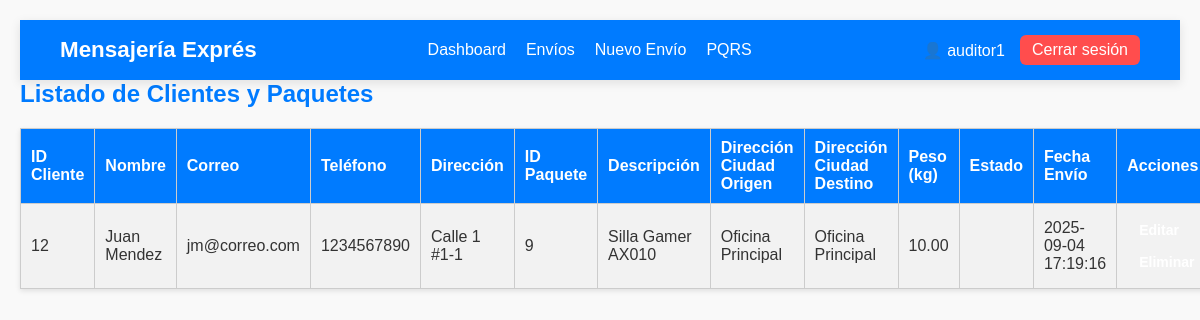
Page /listar_clientes.php (signed in) on the committed database.
### tables this page shows
CREATE TABLE `paquetes` (
  `id_paquete` int(11) NOT NULL,
  `id_cliente` int(11) NOT NULL,
  `descripcion` varchar(255) DEFAULT NULL,
  `peso` decimal(5,2) DEFAULT NULL,
  `estado` varchar(50) DEFAULT 'enviado',
  `fecha_envio` datetime DEFAULT current_timestamp(),
  `ciudad_origen` varchar(100) NOT NULL DEFAULT 'Oficina Principal',
  `ciudad_destino` varchar(100) NOT NULL DEFAULT 'Oficina Principal'
);

CREATE TABLE `clientes` (
  `id_cliente` int(11) NOT NULL,
  `nombre` varchar(100) NOT NULL,
  `correo` varchar(100) NOT NULL,
  `telefono` varchar(20) DEFAULT NULL,
  `direccion` text DEFAULT NULL
);

### listar_clientes.php (the view, shortened to what this page needs)
<?php
include "bd/conexion.php";
include "menu.php";
function h($value) {
    return htmlspecialchars($value ?? '', ENT_QUOTES, 'UTF-8');
}
$sql = "SELECT c.id_cliente, c.nombre, c.correo, c.telefono, c.direccion,
               p.id_paquete, p.descripcion, p.ciudad_origen, p.ciudad_destino, p.peso, p.estado, p.fecha_envio
        FROM clientes c
        LEFT JOIN paquetes p ON c.id_cliente = p.id_cliente
        ORDER BY c.id_cliente DESC";
$result = $conn->query($sql);
?>
<!DOCTYPE html>
<html lang="es">
<head>
  <link rel="stylesheet" href="css/estilos.css">
</head>
<body>
<h2>Listado de Clientes y Paquetes</h2>
<table>
  <tr>
    <th>ID Cliente</th>
    <th>Nombre</th>
    <th>Correo</th>
    <th>Teléfono</th>
    <th>Dirección</th>
    <th>ID Paquete</th>
    <th>Descripción</th>
    <th>Dirección Ciudad Origen</th>
    <th>Dirección Ciudad Destino</th>
    <th>Peso (kg)</th>
    <th>Estado</th>
    <th>Fecha Envío</th>
    <th>Acciones</th>
  </tr>
<?php if ($result && $result->num_rows > 0): ?>
  <?php while($row = $result->fetch_assoc()): ?>
    <tr>
      <td><?= h($row['id_cliente']) ?></td>
      <td><?= h($row['nombre']) ?></td>
      <td><?= h($row['correo']) ?></td>
      <td><?= h($row['telefono']) ?></td>
      <td><?= h($row['direccion']) ?></td>
      <td><?= h($row['id_paquete']) ?></td>
      <td><?= h($row['descripcion']) ?></td>
      <td><?= h($row['ciudad_origen']) ?></td>
      <td><?= h($row['ciudad_destino']) ?></td>
      <td><?= h($row['peso']) ?></td>
      <td><?= h($row['estado']) ?></td>
      <td><?= h($row['fecha_envio']) ?></td>
      <td class="acciones">
        <a class="EditarBotonAcciones" href="editar_cliente.php?id=<?= urlencode($row['id_cliente']) ?>">Editar</a>
        <a class="EditarBotonAcciones" href="#" onclick="confirmarEliminar(<?= $row['id_cliente'] ?>)">Eliminar</a>
      </td>
    </tr>
  <?php endwhile; ?>
<?php else: ?>
  <tr><td colspan="11">No hay registros</td></tr>
<?php endif; ?>
</table>
</body>
</html>

### CSS/estilos.css (style rules this page uses)
* { margin: 0; padding: 0; box-sizing: border-box; }
body { font-family: Arial, sans-serif; margin: 20px; background: #f9f9f9; color: #333; }
h1, h2 { color: #007bff; }
a { text-decoration: none; color: #007bff; }
table { border-collapse: collapse; width: 100%; margin-top: 20px; background: white; box-shadow: 0px 2px 5px rgba(0,0,0,0.1); }
th, td { border: 1px solid #ccc; padding: 10px; text-align: left; }
th { background: #007bff; color: white; }
tr:nth-child(even) { background: #f2f2f2; }
.acciones a { padding: 6px 10px; border-radius: 5px; margin: 2px; color: white; font-size: 14px; display: inline-block; }

### listar_clientes.php (style rules this page uses)
.EditarBotonAcciones { display: block; color: #000000ff; border: none; padding: 3px 5px; font-size: 15px; font-weight: bold; cursor: pointer; width: 100%; position: relative; overflow: hidden; }

### rows in the picture
paquetes: id_cliente.id_cliente "12", id_cliente.nombre "Juan Mendez", id_cliente.correo "jm@correo.com", id_cliente.telefono "1234567890", id_cliente.direccion "Calle 1 #1-1", id_paquete "9", descripcion "Silla Gamer AX010", ciudad_origen "Oficina Principal", ciudad_destino "Oficina Principal", peso "10.00", fecha_envio "2025-09-04 17:19:16"

### other values in the picture
$_SESSION['usuario'] "auditor1"
